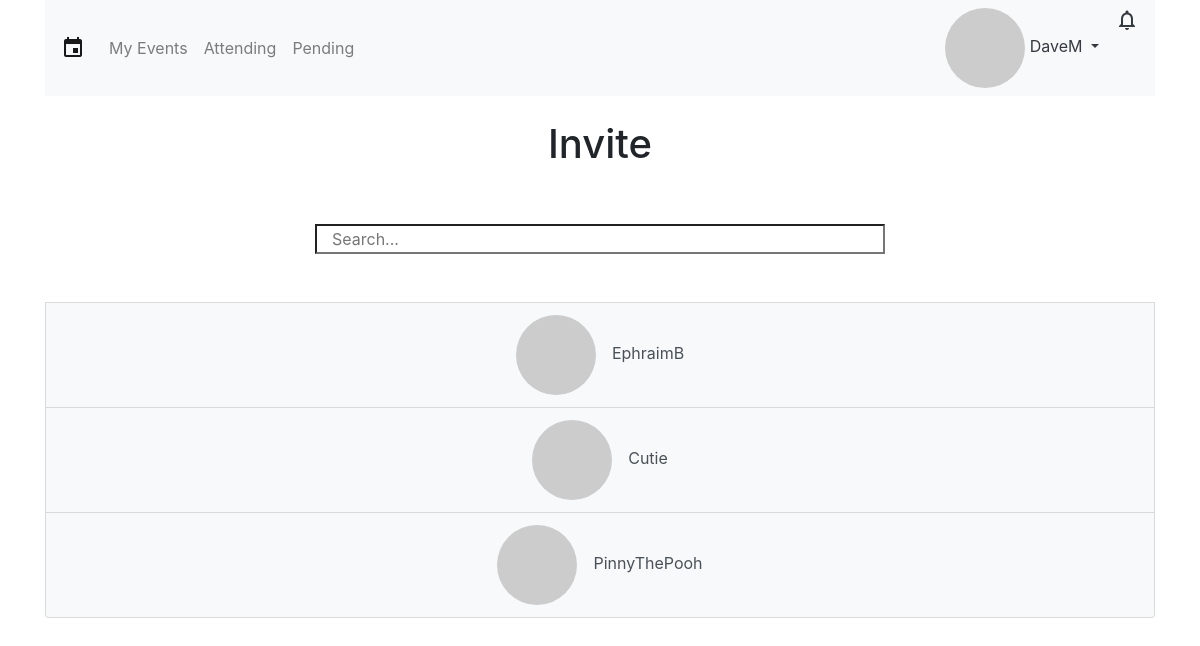
The app's page /invite.php?event_id=3 (signed in) with its own data.
### tables this page shows
CREATE TABLE `users` (
  `user_id` int(11) NOT NULL,
  `username` varchar(50) NOT NULL,
  `password` varchar(255) NOT NULL,
  `email` varchar(50) NOT NULL,
  `birthday` datetime NOT NULL,
  `address` varchar(255) NOT NULL,
  `createdAt` datetime NOT NULL,
  `lastLogin` datetime DEFAULT NULL,
  `darkTheme` tinyint(1) NOT NULL
);

### invite.php (the view, shortened to what this page needs)
<?php
global $link;
$event_id = $_GET['event_id'];
$session_username = $_SESSION['username'];
$emailQuery = "SELECT email FROM users WHERE username='$session_username'";
$emailResult = mysqli_query($link, $emailQuery);
$email = mysqli_fetch_array($emailResult)[0];
$email_hash = md5(strtolower(trim($email)));
$allUsersEmailQuery = "SELECT email FROM users";
$allUsersEmailResult = mysqli_query($link, $allUsersEmailQuery);
$session_user_id = $_SESSION['user_id'];
$allUsers_query = "SELECT username FROM users";
$allUsers_result = mysqli_query($link, $allUsers_query);
$notificationsCount_query = "SELECT COUNT(*) FROM notifications WHERE user_id='$session_user_id' AND cleared=0";
$notificationsCount_result = mysqli_query($link, $notificationsCount_query);
$notifications = mysqli_fetch_array($notificationsCount_result)[0];
$darkTheme_query = "SELECT darkTheme FROM users WHERE user_id='$session_user_id'";
$darkTheme_result = mysqli_query($link, $darkTheme_query);
$darkTheme = mysqli_fetch_array($darkTheme_result)[0];
?>
<!DOCTYPE html>
<html>
  <head>
    <link rel="stylesheet" href="https://stackpath.bootstrapcdn.com/bootstrap/4.1.1/css/bootstrap.min.css">
    <link rel="stylesheet" href="css/style.css">
  </head>
	<?php
	if($darkTheme == 0){
	?>
  <body>
	<?php
	}
	else if($darkTheme == 1){
	?>
	<body style="background-color: black; color: white">
	<?php
	}
	?>
    <div class="container">
			<?php
			if($darkTheme == 0){
			?>
      	<nav class="navbar navbar-expand-lg navbar-light bg-light">
			<?php
			}
			else if($darkTheme == 1){
			?>
				<nav class="navbar navbar-expand-lg navbar-dark bg-dark">
			<?php
			}
			?>
        <span class="navbar-brand mb-0 h1 material-icons">event</span>
        <div class="collapse navbar-collapse" id="navbarSupportedContent">
          <ul class="navbar-nav mr-auto">
						<li class="nav-item">
							<a class="nav-link" href="index.php">My Events</a>
						</li>
						<li class="nav-item">
							<a class="nav-link" href="attending.php">Attending</a>
						</li>
						<li class="nav-item">
							<a class="nav-link" href="pending.php">Pending</a>
						</li>
          </ul>
          <ul class="navbar-nav mr-right">
            <div class="dropdown">
							<?php
							if($darkTheme == 0){
							?>
              	<a class="nav-item dropdown dropdown-toggle text-dark" href="#" role="button" id="dropdownMenuLink" data-toggle="dropdown" aria-haspopup="true" aria-expanded="false">
							<?php
							}
							else if($darkTheme == 1){
							?>
								<a class="nav-item dropdown dropdown-toggle text-white" href="#" role="button" id="dropdownMenuLink" data-toggle="dropdown" aria-haspopup="true" aria-expanded="false">
							<?php
							}
							?>
								<img class="align-middle circle-img" src="https://www.gravatar.com/avatar/<?php echo $email_hash ?>?s=30">&nbsp;<?php echo $_SESSION['username']; ?>
							</a>
            </div>
						<div class="dropdown">
							<?php
							if($notifications == 0){
								if($darkTheme == 0){
							?>
								<a class="nav-item dropdown text-dark material-icons" href="#" role="button" id="notificationsMenuLink" data-toggle="dropdown" aria-haspopup="true" aria-expanded="false">notifications_none</a>
								<?php
								}
								else if($darkTheme == 1){
								?>
									<a class="nav-item dropdown text-white material-icons" href="#" role="button" id="notificationsMenuLink" data-toggle="dropdown" aria-haspopup="true" aria-expanded="false">notifications_none</a>
								<?php
								}
								?>
							<?php
							}
							?>
						</div>
          </ul>
        </div>
      </nav>
      <br>
      <header>
        <h1 class="text-center">Invite</h1>
      </header>
      <main>
        <br>
        <br>
        <div class="row justify-content-center">
          <input type="search" class="col-10 col-lg-6" id="search" placeholder="Search..." onkeyup="filterFunction()">
        </div>
        <div class="list-group" id="listGroup">
        <br>
        <br>
          <?php
					$invited_query = "SELECT * FROM invite LEFT OUTER JOIN users ON invite.user_id=users.user_id WHERE event_id='$event_id'";
					$invited_result = mysqli_query($link, $invited_query);
          while($user = mysqli_fetch_array($allUsers_result)[0]){
            $allUsersEmail = mysqli_fetch_array($allUsersEmailResult)[0];
            if($user != $session_username && $allUsersEmail != $email && $user != mysqli_fetch_array($invited_result)['username']){
              $allUsersEmail_hash = md5(strtolower(trim($allUsersEmail)));
							if($darkTheme == 0){
          	?>
              <a class="list-group-item bg-light list-group-item-action text-center" href="selectUsers.php?selectedUser=<?php echo $user ?>&selectedUserEmail_hash=<?php echo $allUsersEmail_hash ?>&fromEvent_id=<?php echo $event_id ?>">
							<?php
							}
							else if($darkTheme == 1){
							?>
							<a class="list-group-item bg-dark list-group-item-action text-center" href="selectUsers.php?selectedUser=<?php echo $user ?>&selectedUserEmail_hash=<?php echo $allUsersEmail_hash ?>&fromEvent_id=<?php echo $event_id ?>" style="color: white">
							<?php
							}
							?>
								<img class="align-middle circle-img" src="https://www.gravatar.com/avatar/<?php echo $allUsersEmail_hash ?>?s=30">&emsp;<span><?php echo $user ?></span>
							</a>
          <?php
          }
        }
        ?>
        </div>
        <br>
        <br>
        </main>
      </div>
  </body>
  </html>

### css/style.css (style rules this page uses)
.circle-img { border-radius: 50%; }

### records on screen
users: username "EphraimB"
users: username "Cutie"
users: username "PinnyThePooh"

### other values on screen
$_SESSION['username'] "DaveM"
